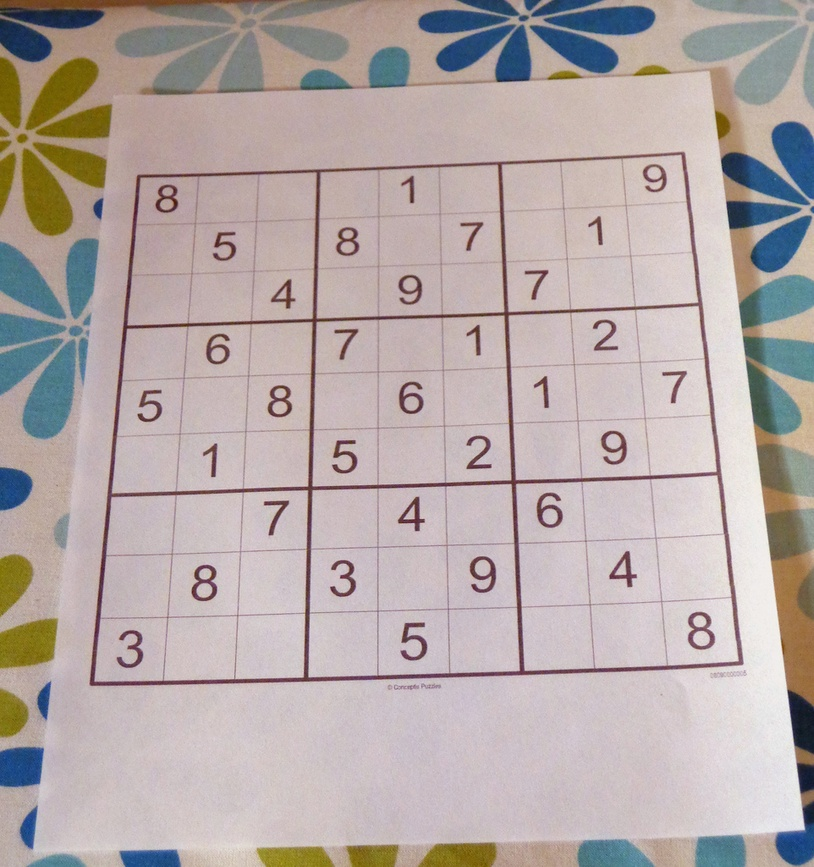
#> input picture paper_sudoku.jpg, 814 x 867 px, shrunk from 962 x 1024 before the run
$ python monochrome.py
#> lines starting #> are read from the running program, lines starting #| are printed output that depends on the picture; after the words box and inside, x2 and y2 are one past the last pixel; in counts of white or black regions, pixels touching at a corner belong together
import cv2
import numpy as np
from matplotlib import pyplot as plt

img = cv2.imread('paper_sudoku.jpg')
#> img is the input picture: shape (867, 814, 3); mean B, G, R 167.8, 169.5, 180.9

img = cv2.cvtColor(img,cv2.COLOR_BGR2GRAY)
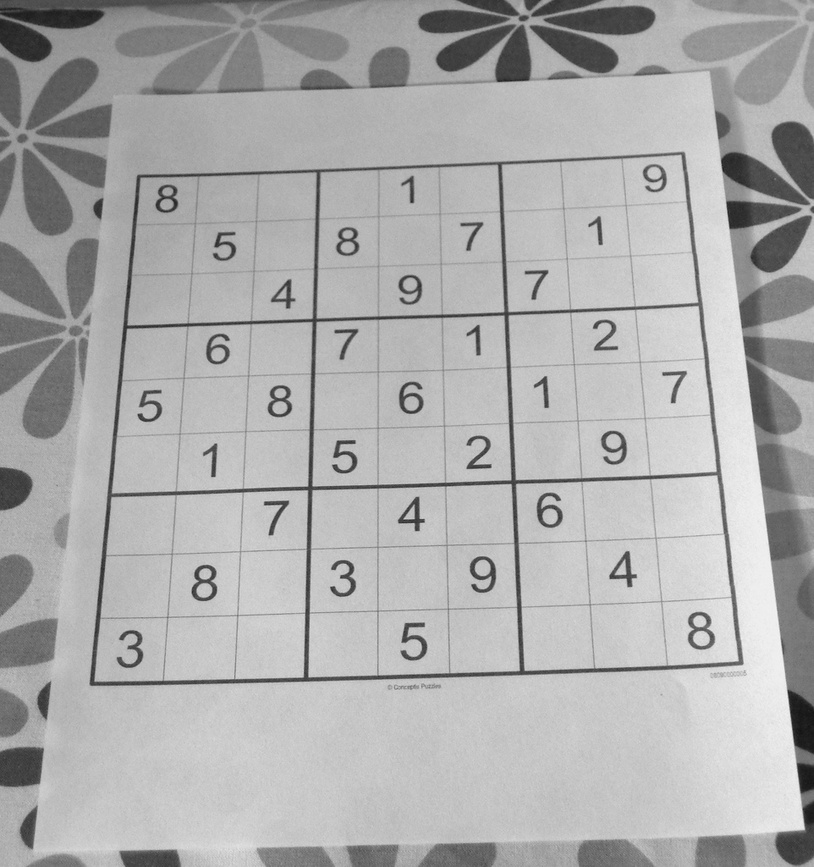
#> img: shape (867, 814); min 19, max 246, mean 172.7
img = cv2.medianBlur(img, 5)
img = cv2.adaptiveThreshold(img, 255, cv2.ADAPTIVE_THRESH_GAUSSIAN_C, cv2.THRESH_BINARY,11,2)
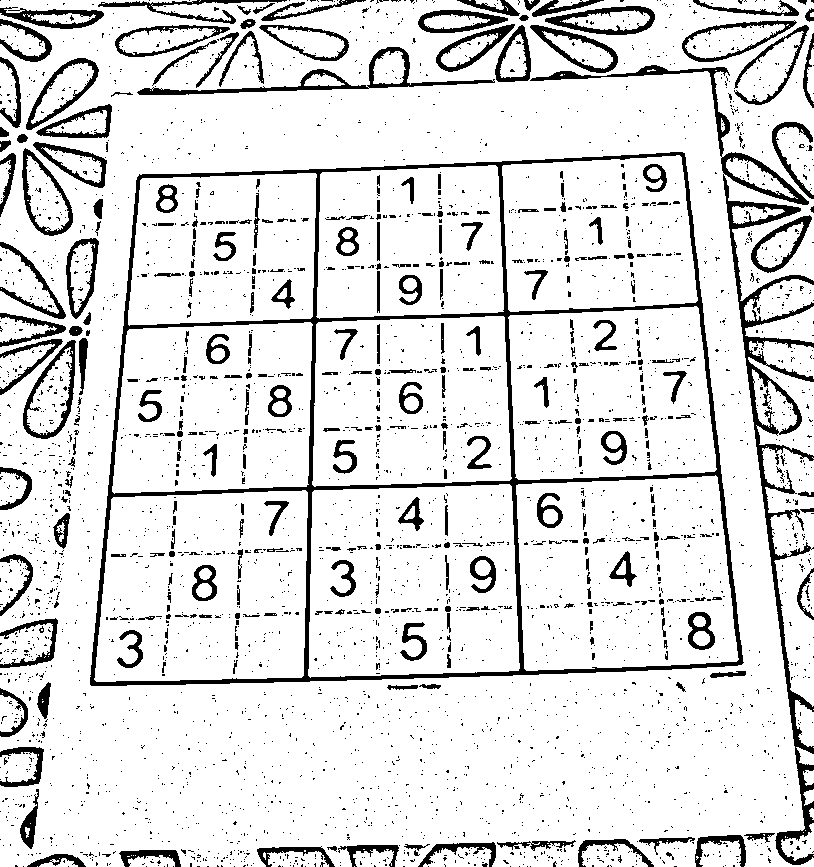
#> img: shape (867, 814); 87.4% white; 3590 black regions (3257 under 20 px), largest, box (x1, y1, x2, y2) and area: (90, 152, 744, 686) 17327, (530, 65, 814, 865) 9706, (137, 47, 495, 95) 2104

cv2.imwrite('paper_sudoku_gray.jpg',img)

plt.imshow(img, 'gray')
plt.show()
